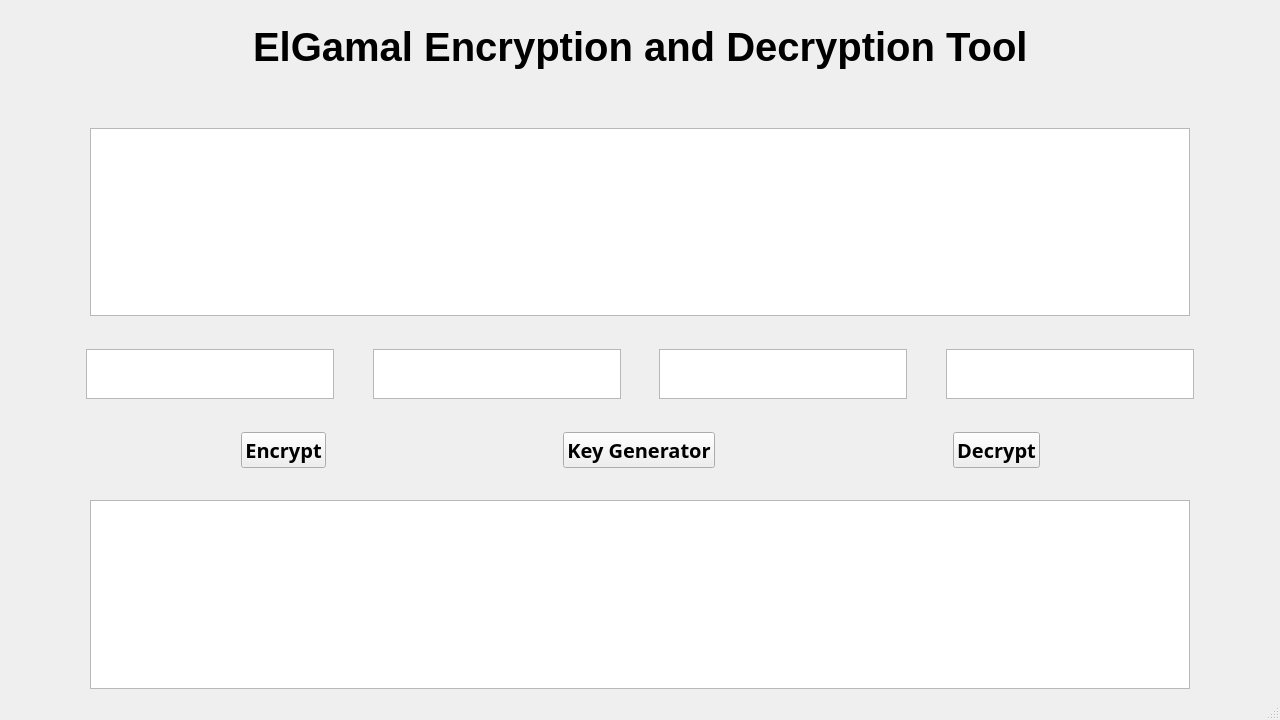
<?xml version="1.0" encoding="UTF-8"?>
<ui version="4.0">
 <class>MainWindow</class>
 <widget class="QMainWindow" name="MainWindow">
  <property name="geometry">
   <rect>
    <x>0</x>
    <y>0</y>
    <width>1280</width>
    <height>720</height>
   </rect>
  </property>
  <property name="windowTitle">
   <string>MainWindow</string>
  </property>
  <widget class="QWidget" name="centralwidget">
   <layout class="QVBoxLayout" name="verticalLayout">
    <item>
     <spacer name="verticalSpacer_5">
      <property name="orientation">
       <enum>Qt::Vertical</enum>
      </property>
      <property name="sizeType">
       <enum>QSizePolicy::Fixed</enum>
      </property>
      <property name="sizeHint" stdset="0">
       <size>
        <width>20</width>
        <height>10</height>
       </size>
      </property>
     </spacer>
    </item>
    <item>
     <layout class="QHBoxLayout" name="horizontalLayout">
      <item>
       <spacer name="horizontalSpacer">
        <property name="orientation">
         <enum>Qt::Horizontal</enum>
        </property>
        <property name="sizeHint" stdset="0">
         <size>
          <width>31</width>
          <height>56</height>
         </size>
        </property>
       </spacer>
      </item>
      <item>
       <widget class="QLabel" name="title">
        <property name="font">
         <font>
          <family>Arial</family>
          <pointsize>30</pointsize>
          <weight>75</weight>
          <bold>true</bold>
          <underline>false</underline>
         </font>
        </property>
        <property name="contextMenuPolicy">
         <enum>Qt::DefaultContextMenu</enum>
        </property>
        <property name="acceptDrops">
         <bool>false</bool>
        </property>
        <property name="text">
         <string>ElGamal Encryption and Decryption Tool</string>
        </property>
       </widget>
      </item>
      <item>
       <spacer name="horizontalSpacer_2">
        <property name="orientation">
         <enum>Qt::Horizontal</enum>
        </property>
        <property name="sizeHint" stdset="0">
         <size>
          <width>31</width>
          <height>56</height>
         </size>
        </property>
       </spacer>
      </item>
     </layout>
    </item>
    <item>
     <spacer name="verticalSpacer_4">
      <property name="orientation">
       <enum>Qt::Vertical</enum>
      </property>
      <property name="sizeHint" stdset="0">
       <size>
        <width>20</width>
        <height>50</height>
       </size>
      </property>
     </spacer>
    </item>
    <item>
     <layout class="QHBoxLayout" name="horizontalLayout_4">
      <item>
       <spacer name="horizontalSpacer_6">
        <property name="orientation">
         <enum>Qt::Horizontal</enum>
        </property>
        <property name="sizeHint" stdset="0">
         <size>
          <width>40</width>
          <height>20</height>
         </size>
        </property>
       </spacer>
      </item>
      <item>
       <widget class="QPlainTextEdit" name="input">
        <property name="sizePolicy">
         <sizepolicy hsizetype="Expanding" vsizetype="Expanding">
          <horstretch>0</horstretch>
          <verstretch>0</verstretch>
         </sizepolicy>
        </property>
        <property name="minimumSize">
         <size>
          <width>1100</width>
          <height>80</height>
         </size>
        </property>
        <property name="font">
         <font>
          <family>Arial</family>
          <pointsize>15</pointsize>
         </font>
        </property>
       </widget>
      </item>
      <item>
       <spacer name="horizontalSpacer_7">
        <property name="orientation">
         <enum>Qt::Horizontal</enum>
        </property>
        <property name="sizeHint" stdset="0">
         <size>
          <width>40</width>
          <height>20</height>
         </size>
        </property>
       </spacer>
      </item>
     </layout>
    </item>
    <item>
     <spacer name="verticalSpacer_6">
      <property name="orientation">
       <enum>Qt::Vertical</enum>
      </property>
      <property name="sizeHint" stdset="0">
       <size>
        <width>20</width>
        <height>30</height>
       </size>
      </property>
     </spacer>
    </item>
    <item>
     <layout class="QHBoxLayout" name="horizontalLayout_3">
      <item>
       <spacer name="horizontalSpacer_8">
        <property name="orientation">
         <enum>Qt::Horizontal</enum>
        </property>
        <property name="sizeHint" stdset="0">
         <size>
          <width>85</width>
          <height>20</height>
         </size>
        </property>
       </spacer>
      </item>
      <item>
       <widget class="QPlainTextEdit" name="q">
        <property name="maximumSize">
         <size>
          <width>16777215</width>
          <height>50</height>
         </size>
        </property>
        <property name="font">
         <font>
          <family>Adobe 宋体 Std L</family>
          <pointsize>12</pointsize>
         </font>
        </property>
       </widget>
      </item>
      <item>
       <spacer name="horizontalSpacer_12">
        <property name="orientation">
         <enum>Qt::Horizontal</enum>
        </property>
        <property name="sizeHint" stdset="0">
         <size>
          <width>40</width>
          <height>20</height>
         </size>
        </property>
       </spacer>
      </item>
      <item>
       <widget class="QPlainTextEdit" name="alpha">
        <property name="maximumSize">
         <size>
          <width>16777215</width>
          <height>50</height>
         </size>
        </property>
        <property name="font">
         <font>
          <family>Adobe 宋体 Std L</family>
          <pointsize>12</pointsize>
         </font>
        </property>
       </widget>
      </item>
      <item>
       <spacer name="horizontalSpacer_9">
        <property name="orientation">
         <enum>Qt::Horizontal</enum>
        </property>
        <property name="sizeHint" stdset="0">
         <size>
          <width>40</width>
          <height>20</height>
         </size>
        </property>
       </spacer>
      </item>
      <item>
       <widget class="QPlainTextEdit" name="YA">
        <property name="maximumSize">
         <size>
          <width>16777215</width>
          <height>50</height>
         </size>
        </property>
        <property name="font">
         <font>
          <family>Adobe 宋体 Std L</family>
          <pointsize>12</pointsize>
         </font>
        </property>
       </widget>
      </item>
      <item>
       <spacer name="horizontalSpacer_14">
        <property name="orientation">
         <enum>Qt::Horizontal</enum>
        </property>
        <property name="sizeHint" stdset="0">
         <size>
          <width>40</width>
          <height>20</height>
         </size>
        </property>
       </spacer>
      </item>
      <item>
       <widget class="QPlainTextEdit" name="XA">
        <property name="maximumSize">
         <size>
          <width>16777215</width>
          <height>50</height>
         </size>
        </property>
        <property name="font">
         <font>
          <family>Adobe 宋体 Std L</family>
          <pointsize>12</pointsize>
         </font>
        </property>
       </widget>
      </item>
      <item>
       <spacer name="horizontalSpacer_15">
        <property name="orientation">
         <enum>Qt::Horizontal</enum>
        </property>
        <property name="sizeHint" stdset="0">
         <size>
          <width>85</width>
          <height>20</height>
         </size>
        </property>
       </spacer>
      </item>
     </layout>
    </item>
    <item>
     <spacer name="verticalSpacer_2">
      <property name="orientation">
       <enum>Qt::Vertical</enum>
      </property>
      <property name="sizeHint" stdset="0">
       <size>
        <width>20</width>
        <height>30</height>
       </size>
      </property>
     </spacer>
    </item>
    <item>
     <layout class="QHBoxLayout" name="horizontalLayout_2">
      <item>
       <spacer name="horizontalSpacer_4">
        <property name="orientation">
         <enum>Qt::Horizontal</enum>
        </property>
        <property name="sizeType">
         <enum>QSizePolicy::Expanding</enum>
        </property>
        <property name="sizeHint" stdset="0">
         <size>
          <width>40</width>
          <height>20</height>
         </size>
        </property>
       </spacer>
      </item>
      <item>
       <widget class="QPushButton" name="encrypt_button">
        <property name="font">
         <font>
          <family>Adobe 黑体 Std R</family>
          <pointsize>15</pointsize>
          <weight>75</weight>
          <bold>true</bold>
         </font>
        </property>
        <property name="text">
         <string>Encrypt</string>
        </property>
       </widget>
      </item>
      <item>
       <spacer name="horizontalSpacer_3">
        <property name="orientation">
         <enum>Qt::Horizontal</enum>
        </property>
        <property name="sizeType">
         <enum>QSizePolicy::Expanding</enum>
        </property>
        <property name="sizeHint" stdset="0">
         <size>
          <width>40</width>
          <height>20</height>
         </size>
        </property>
       </spacer>
      </item>
      <item>
       <widget class="QPushButton" name="key_generator">
        <property name="font">
         <font>
          <family>Adobe 黑体 Std R</family>
          <pointsize>15</pointsize>
          <weight>75</weight>
          <bold>true</bold>
         </font>
        </property>
        <property name="text">
         <string>Key Generator</string>
        </property>
       </widget>
      </item>
      <item>
       <spacer name="horizontalSpacer_13">
        <property name="orientation">
         <enum>Qt::Horizontal</enum>
        </property>
        <property name="sizeType">
         <enum>QSizePolicy::Expanding</enum>
        </property>
        <property name="sizeHint" stdset="0">
         <size>
          <width>40</width>
          <height>20</height>
         </size>
        </property>
       </spacer>
      </item>
      <item>
       <widget class="QPushButton" name="decryptbutton">
        <property name="font">
         <font>
          <family>Adobe 黑体 Std R</family>
          <pointsize>15</pointsize>
          <weight>75</weight>
          <bold>true</bold>
         </font>
        </property>
        <property name="text">
         <string>Decrypt</string>
        </property>
       </widget>
      </item>
      <item>
       <spacer name="horizontalSpacer_5">
        <property name="orientation">
         <enum>Qt::Horizontal</enum>
        </property>
        <property name="sizeHint" stdset="0">
         <size>
          <width>40</width>
          <height>20</height>
         </size>
        </property>
       </spacer>
      </item>
     </layout>
    </item>
    <item>
     <spacer name="verticalSpacer_3">
      <property name="orientation">
       <enum>Qt::Vertical</enum>
      </property>
      <property name="sizeHint" stdset="0">
       <size>
        <width>20</width>
        <height>30</height>
       </size>
      </property>
     </spacer>
    </item>
    <item>
     <layout class="QHBoxLayout" name="horizontalLayout_6">
      <item>
       <spacer name="horizontalSpacer_10">
        <property name="orientation">
         <enum>Qt::Horizontal</enum>
        </property>
        <property name="sizeHint" stdset="0">
         <size>
          <width>40</width>
          <height>20</height>
         </size>
        </property>
       </spacer>
      </item>
      <item>
       <widget class="QTextBrowser" name="output">
        <property name="enabled">
         <bool>true</bool>
        </property>
        <property name="minimumSize">
         <size>
          <width>1100</width>
          <height>0</height>
         </size>
        </property>
        <property name="maximumSize">
         <size>
          <width>1258</width>
          <height>16777215</height>
         </size>
        </property>
        <property name="font">
         <font>
          <family>Arial</family>
          <pointsize>15</pointsize>
         </font>
        </property>
       </widget>
      </item>
      <item>
       <spacer name="horizontalSpacer_11">
        <property name="orientation">
         <enum>Qt::Horizontal</enum>
        </property>
        <property name="sizeHint" stdset="0">
         <size>
          <width>40</width>
          <height>20</height>
         </size>
        </property>
       </spacer>
      </item>
     </layout>
    </item>
   </layout>
  </widget>
  <widget class="QMenuBar" name="menubar">
   <property name="geometry">
    <rect>
     <x>0</x>
     <y>0</y>
     <width>1280</width>
     <height>26</height>
    </rect>
   </property>
  </widget>
  <widget class="QStatusBar" name="statusbar"/>
 </widget>
 <resources/>
 <connections/>
</ui>
